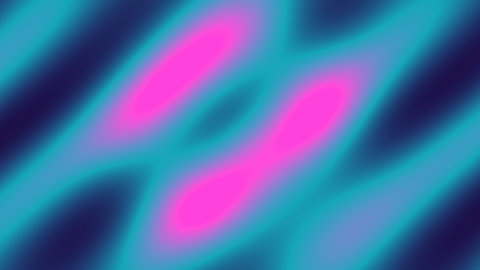
#> input picture assets/neon_flow.gif, 480 x 270 px
$ python gif_to_braille.py
#> lines starting #> are read from the running program, lines starting #| are printed output that depends on the picture
"""Convert an animated GIF into Unicode Braille frames for the showcase page.

Uses only Pillow + numpy. No third-party code from GitHub is executed.
"""

from __future__ import annotations

import argparse
import json
from pathlib import Path

import numpy as np
from PIL import Image, ImageOps

ROOT = Path(__file__).resolve().parent.parent
COLS = 84


def parse_args() -> argparse.Namespace:
    p = argparse.ArgumentParser(description="GIF → Unicode Braille frames")
    p.add_argument("--src", default=str(ROOT / "assets" / "neon_flow.gif"))
    p.add_argument("--out", default=str(ROOT / "deploy_space" / "ascii_frames.js"))
    p.add_argument("--sample", default=str(ROOT / "deploy_space" / "ascii_sample.txt"))
    p.add_argument("--cols", type=int, default=COLS)
    p.add_argument("--limit", type=int, default=48)
    p.add_argument("--gamma", type=float, default=0.65)
    return p.parse_args()

# Braille dot bitmask: rows 0..3, cols 0..1.
BITS = np.array([[1, 8], [2, 16], [4, 32], [64, 128]], dtype=np.uint16)
BAYER = np.array([[0, 8, 2, 10], [12, 4, 14, 6], [3, 11, 1, 9], [15, 7, 13, 5]], dtype=np.uint8)


def frame_to_braille(im: Image.Image, cols: int = COLS, gamma: float = 0.65) -> str:
    w, h = im.size
    rows = max(1, round(cols * h / (2 * w)))
    gray = ImageOps.autocontrast(im.convert("L"), cutoff=1)
    small = gray.resize((cols * 2, rows * 4), Image.Resampling.LANCZOS)
    pix = np.asarray(small, dtype=np.float32) / 255.0
    pix = np.clip(pix, 0, 1) ** gamma
    # ordered dithering threshold
    threshold = (BAYER[np.arange(rows * 4) % 4, :][:, np.arange(cols * 2) % 4] + 0.5) / 16.0
    on = pix > threshold

    chars: list[str] = []
    for r in range(rows):
        line: list[str] = []
        for c in range(cols):
            block = on[r * 4 : r * 4 + 4, c * 2 : c * 2 + 2]
            code = int(np.sum(block * BITS)) if block.shape == (4, 2) else 0
            line.append(chr(0x2800 + code))
        chars.append("".join(line))
    return "\n".join(chars)


def main() -> None:
    args = parse_args()
    src, out_js, out_txt = Path(args.src), Path(args.out), Path(args.sample)
    im = Image.open(src)
#> im is the input picture: PIL image 480x270 P; mean R, G, B 74.2, 110.9, 168.1
    total = im.n_frames
#> total = 48
    indices = list(range(total))[: args.limit]
#> indices = 48 values from 0 to 47

    frames: list[str] = []
    for i in indices:
        im.seek(i)
        frames.append(frame_to_braille(im, args.cols, args.gamma))
#> this loop made 48 passes
#> pass 1, in frame_to_braille, `gray = ImageOps.autocontrast(im.convert("L"), cutoff=1)`:
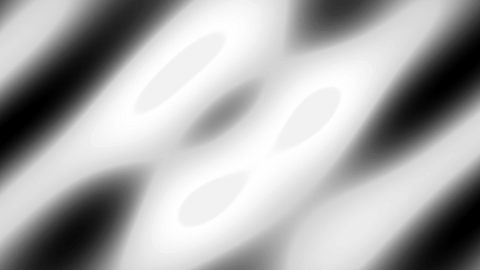
#> gray: PIL image 480x270 L; min 0, max 254, mean 169.8
#> pass 1, in frame_to_braille, `pix = np.clip(pix, 0, 1) ** gamma`:
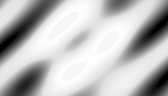
#> pix: shape (96, 168) float32; min 0, max 1, mean 0.737
#> after the loop:
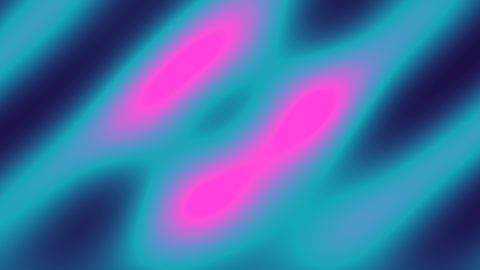
#> im: PIL image 480x270 RGB; mean R, G, B 71.1, 112.6, 167.9
#> after the loop, frames = 48 items

    out_js.write_text(
        f"// Generated by tools/gif_to_braille.py from {src.name}\n"
        "window.ASCII_FRAMES = " + json.dumps(frames, ensure_ascii=False) + ";\n",
        encoding="utf-8",
    )
    out_txt.write_text(frames[len(frames) // 2] + "\n", encoding="utf-8")
    lines = frames[0].splitlines()
#> lines = 24 items
    print(f"frames={len(frames)} size={len(lines)}x{len(lines[0])} -> {out_js}")
#| frames=48 size=24x84 -> deploy_space/ascii_frames.js


if __name__ == "__main__":
    main()
